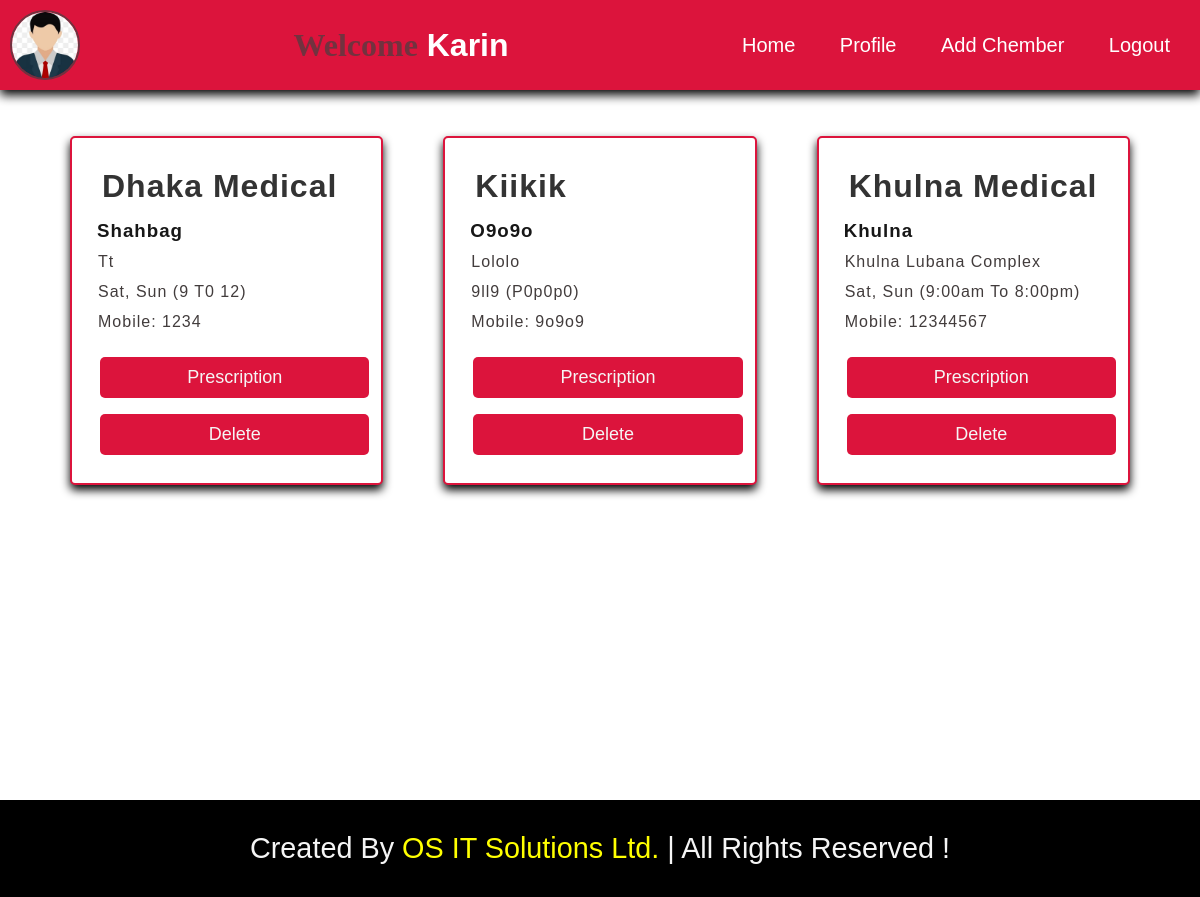
The app's page /home.php (signed in) with its own data.
### tables this page shows
CREATE TABLE `addchember` (
  `id` int(4) NOT NULL,
  `aid` int(5) NOT NULL,
  `chember_name` varchar(100) NOT NULL,
  `location` varchar(100) NOT NULL,
  `phn` varchar(30) NOT NULL,
  `location_details` varchar(255) NOT NULL,
  `day` varchar(40) NOT NULL,
  `time` varchar(30) NOT NULL
);

### home.php (the view, shortened to what this page needs)
<?php
include 'config.php';
?>
<!DOCTYPE html>
<html lang="en">
<head>
    <link rel="stylesheet" href="home.css">
</head>
<body>
<?php
        include 'header.php';
        ?>
<div class="home">
            <div class="chemberitem">
   <?php
$select=mysqli_query($con,"SELECT * FROM addchember where aid=$id");
while($row=mysqli_fetch_assoc($select)){
?>
            <div class="chember">
                  <h1><?php echo $row['chember_name'];   ?></h1>
                   <h3><?php echo $row['location'];   ?></h3>
                   <p><?php echo $row['location_details']; ?>
                   <p><?php echo $row['day']; ?> (<?php echo $row['time']; ?>)
                    <p>mobile: <span><?php echo $row['phn'] ;?></span>
           </p>
                </p>
                <button><a href="prescription.php?idno=<?php echo $row['id'];?>">prescription</a></button>
                   <button><a href="delete.php?idno=<?php echo $row['id'];?>" onclick="return confirm('Are you sure to confirm delete?')">delete</a></button>
                   </div>
                <?php
                }
                   ?>
</div>
 </div>
    <?php
    include 'fotter.php';
    ?>
</body>
</html>

### header.php (shortened to what this page needs)
<?php
include 'config.php';
$id=$_SESSION['uid'];
?>
<!DOCTYPE html>
<html lang="en">
<head>
    <link rel="stylesheet" href="header.css">
</head>
<body>
<div class="header">
<div class="item">
<?php
    $select=mysqli_query($con, "SELECT * FROM `register` where id=$id");
    if(mysqli_num_rows($select)>0){
        $row=mysqli_fetch_assoc($select);
    }
    if($row['image']==""){
        echo '<img src="avater.png" alt="">';
    }else{
        echo '<img src="upload/'.$row['image'].'" alt="">';
    }
?>
        <div class="logo">
            <h1> <span id="welcome">welcome</span>  <span id="span"> <?php echo $_SESSION['name'] ?></span></h1>
        </div>
                <nav>
                    <ul>
                    <li><a href="home.php">home</a></li>
                        <li><a href="profile.php">profile</a></li>
                        <li><a href="addchember.php">add chember</a></li>
                        <li><a href="logout.php">logout</a></li>
                    </ul>
                </nav>
                </div>
</div>
</body>
</html>

### fotter.php (shortened to what this page needs)
<!DOCTYPE html>
<html lang="en">
<head>
</head>
<body>
<footer>
    <div class="credit">created by <span>OS IT Solutions Ltd.</span> | all rights reserved !</div>
    </footer>
</body>
</html>

### home.css (style rules this page uses)
* { margin: 0; padding: 0; box-sizing: border-box; text-transform: capitalize; font-family: Arial, Helvetica, sans-serif; }
.home { width: 100%; background: #fff; min-height: 100vh; padding: 20px; }
.chemberitem { display: flex; flex-wrap: wrap; padding: 20px; }
.home .chember { flex: 1 1 100px; max-width: 400px; padding: 20px; text-align: justify; background-color: white; margin: 30px; border-radius: 5px; border: 2px solid crimson; margin-top: 6rem; box-shadow: 0 5px 10px rgb(0, 0, 0.1); }
.home .chember h1 { letter-spacing: 1px; color: #333; padding: 10px; }
.home .chember p { letter-spacing: 1px; color: rgb(66, 60, 60); padding: 6px; }
.home .chember h3 { letter-spacing: 1px; color: rgb(23, 23, 23); padding: 5px; }
.home .chember button { width: 100%; padding: 10px 20px; background-color: crimson; border-radius: 5px; margin: 8px; border: none; outline: none; }
.home .chember button a { text-decoration: none; font-size: 18px; color: whitesmoke; transition: .2s ease; }

### header.css (style rules this page uses)
* { margin: 0; padding: 0; box-sizing: border-box; text-transform: capitalize; font-family: Arial, Helvetica, sans-serif; }
#welcome { font-family: cursive; color: rgb(114, 50, 63); }
.logo { color: white; }
.header .item { width: 100%; background-color: crimson; display: flex; justify-content: space-between; padding: 10px; position: fixed; align-items: center; box-shadow: 0 5px 10px rgb(0, 0, 0.1); }
.header .item nav ul { list-style: none; }
.header .item nav ul li { display: inline-block; margin: 0 20px; }
.header .item nav ul li a { text-decoration: none; color: white; font-size: 20px; }
img { height: 70px; width: 70px; border: 2px solid rgb(114, 50, 63); border-radius: 50%; }

### fotter.php (style rules this page uses)
.credit { background-color: black; font-size: 1.8rem; color: whitesmoke; text-align: center; padding: 2rem; text-transform: capitalize; }
.credit span { color:yellow; }

### records on screen
addchember: chember_name "Dhaka Medical", location "Shahbag", location_details "Tt", day "Sat, Sun", time "9 T0 12", phn "1234"
addchember: chember_name "Kiikik", location "O9o9o", location_details "Lololo", day "9ll9", time "P0p0p0", phn "9o9o9"
addchember: chember_name "Khulna Medical", location "Khulna", location_details "Khulna Lubana Complex", day "Sat, Sun", time "9:00am To 8:00pm", phn "12344567"

### other values on screen
$_SESSION['name'] "Karin"
